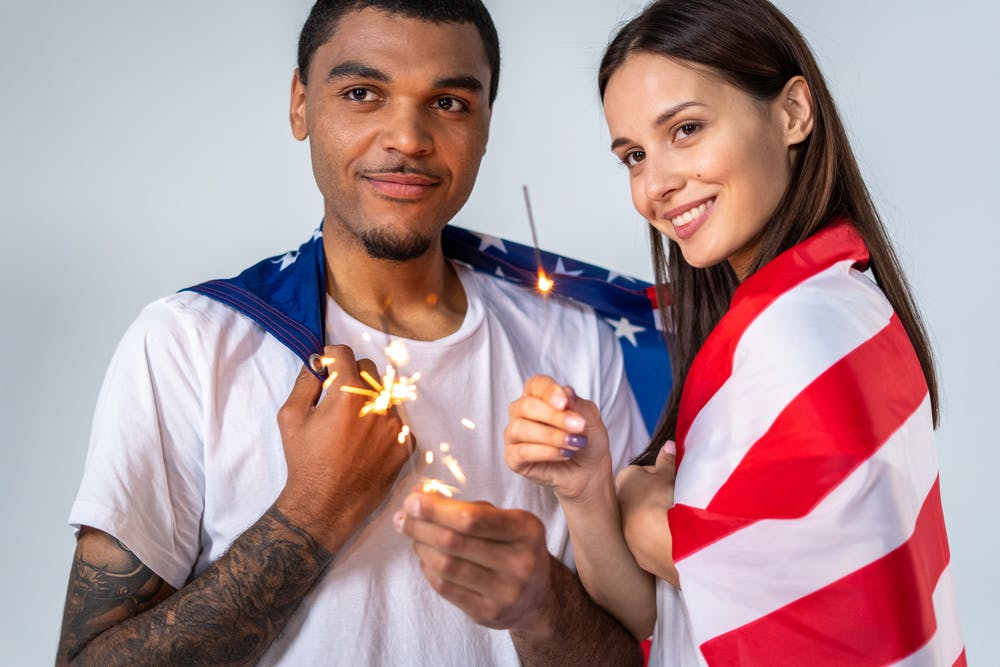
#> input picture test-image.jpeg, 1000 x 667 px
$ python -i app.py   (imports and definitions only)
#> lines starting #> are read from the running program, lines starting #| are printed output that depends on the picture; after the words box and inside, x2 and y2 are one past the last pixel; in counts of white or black regions, pixels touching at a corner belong together
#> further down, picture is the input picture: PIL image 1000x667 RGB; mean R, G, B 174.5, 145.9, 150.2
import streamlit as st
import cv2
from PIL import Image, ImageEnhance
import numpy as np

# Load the pre-trained Haar Cascade classifiers
try:
    face_cascade = cv2.CascadeClassifier(cv2.data.haarcascades + 'haarcascade_frontalface_default.xml')
    eye_cascade = cv2.CascadeClassifier(cv2.data.haarcascades + 'haarcascade_eye.xml')
    smile_cascade = cv2.CascadeClassifier(cv2.data.haarcascades + 'haarcascade_smile.xml')
except Exception:
    st.write("Error loading cascade classifiers")

# [27 lines left out: function detect_faces, not called in this run]

def cartoonize_image(image):
    img = np.array(image.convert("RGB"))
    img = cv2.cvtColor(img, 1)
    gray = cv2.cvtColor(img, cv2.COLOR_BGR2GRAY)
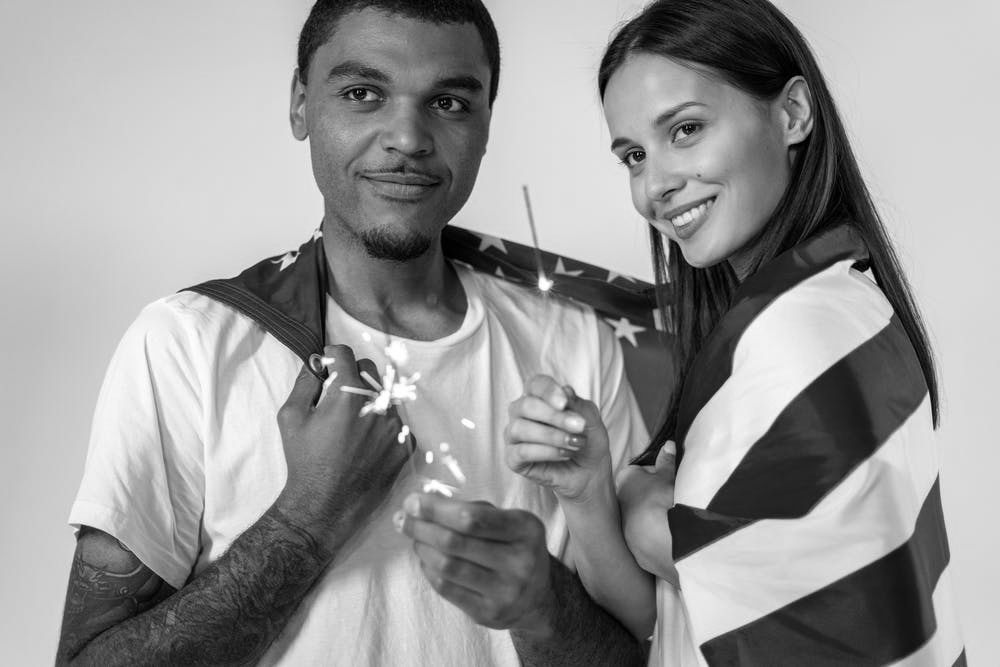
#> gray: shape (667, 1000); min 0, max 255, mean 150.5
    gray = cv2.medianBlur(gray, 5)
    edges = cv2.adaptiveThreshold(gray, 255, cv2.ADAPTIVE_THRESH_MEAN_C, cv2.THRESH_BINARY, 9, 9)
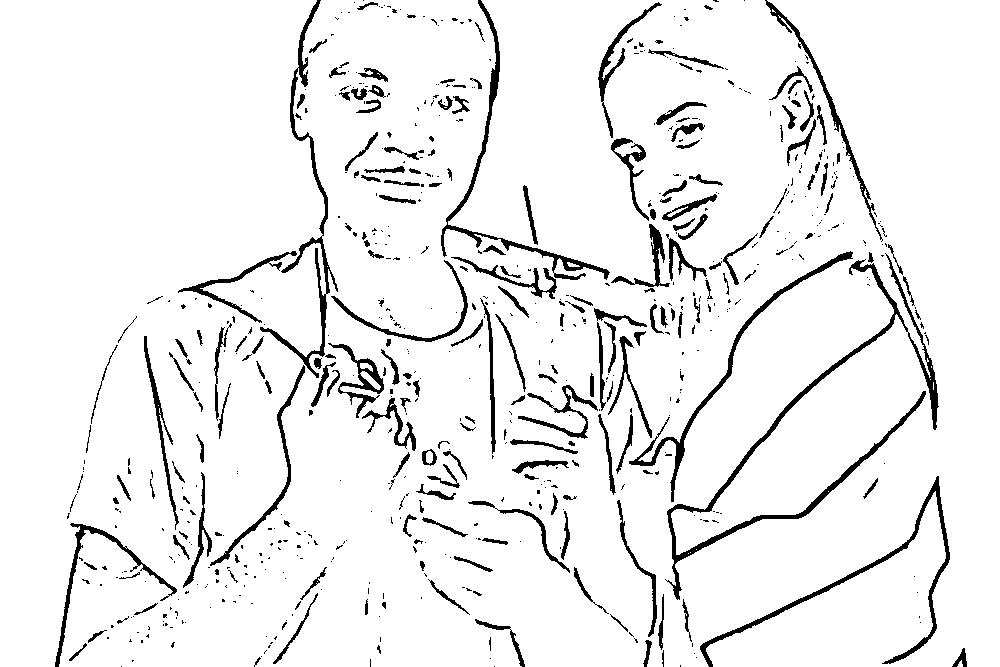
#> edges: shape (667, 1000); 93.3% white; 688 black regions (476 under 20 px), largest, box (x1, y1, x2, y2) and area: (665, 253, 939, 600) 4665, (260, 0, 338, 378) 2386, (700, 476, 950, 667) 2292
    color = cv2.bilateralFilter(img, 9, 300, 300)
    cartoon = cv2.bitwise_and(color, color, mask=edges)
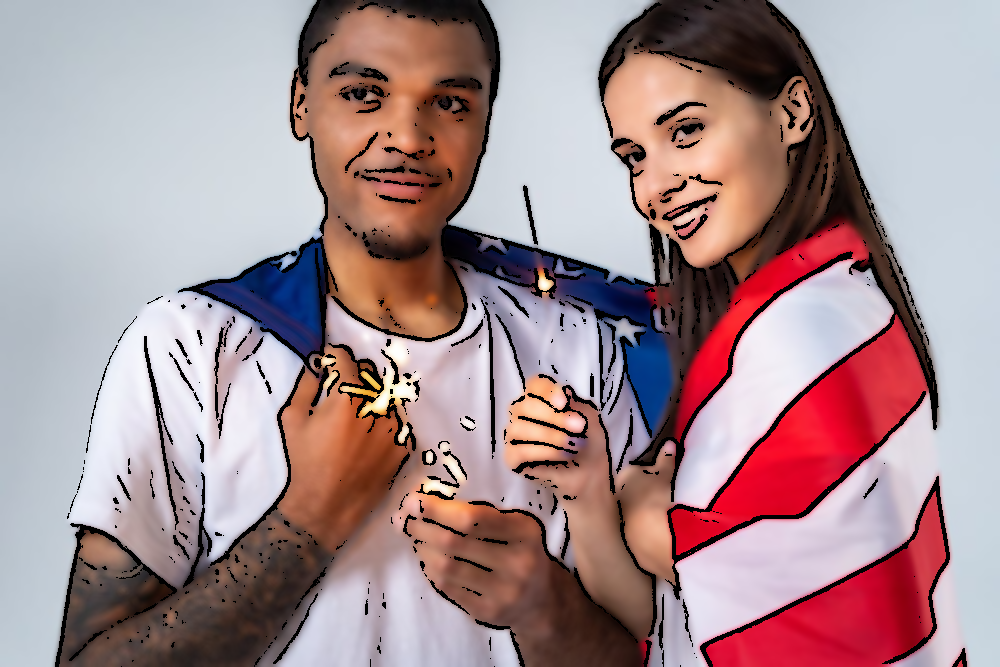
#> cartoon: shape (667, 1000, 3); mean R, G, B 165.4, 140.1, 144.1
    return cartoon

# [103 lines left out: functions cannize_image, main, not called in this run]

# [2 lines not run here, left out]

>>> from PIL import Image
>>> picture = Image.open('test-image.jpeg')
>>> result = cartoonize_image(picture)
